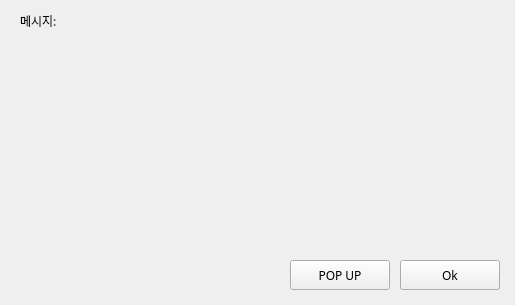
<?xml version="1.0" encoding="UTF-8"?>
<ui version="4.0">
 <class>Frm</class>
 <widget class="QWidget" name="Frm">
  <property name="geometry">
   <rect>
    <x>0</x>
    <y>0</y>
    <width>515</width>
    <height>305</height>
   </rect>
  </property>
  <property name="windowTitle">
   <string>메인앱</string>
  </property>
  <widget class="QLabel" name="lblMessage">
   <property name="geometry">
    <rect>
     <x>20</x>
     <y>10</y>
     <width>291</width>
     <height>21</height>
    </rect>
   </property>
   <property name="font">
    <font>
     <family>나눔스퀘어</family>
    </font>
   </property>
   <property name="text">
    <string>메시지:</string>
   </property>
  </widget>
  <widget class="QPushButton" name="btnOk">
   <property name="geometry">
    <rect>
     <x>400</x>
     <y>260</y>
     <width>100</width>
     <height>30</height>
    </rect>
   </property>
   <property name="sizePolicy">
    <sizepolicy hsizetype="Fixed" vsizetype="Fixed">
     <horstretch>0</horstretch>
     <verstretch>0</verstretch>
    </sizepolicy>
   </property>
   <property name="minimumSize">
    <size>
     <width>100</width>
     <height>30</height>
    </size>
   </property>
   <property name="maximumSize">
    <size>
     <width>30</width>
     <height>30</height>
    </size>
   </property>
   <property name="font">
    <font>
     <family>나눔스퀘어</family>
    </font>
   </property>
   <property name="text">
    <string>Ok</string>
   </property>
  </widget>
  <widget class="QPushButton" name="btnPOP">
   <property name="geometry">
    <rect>
     <x>290</x>
     <y>260</y>
     <width>100</width>
     <height>30</height>
    </rect>
   </property>
   <property name="sizePolicy">
    <sizepolicy hsizetype="Fixed" vsizetype="Fixed">
     <horstretch>0</horstretch>
     <verstretch>0</verstretch>
    </sizepolicy>
   </property>
   <property name="minimumSize">
    <size>
     <width>100</width>
     <height>30</height>
    </size>
   </property>
   <property name="maximumSize">
    <size>
     <width>30</width>
     <height>30</height>
    </size>
   </property>
   <property name="font">
    <font>
     <family>나눔스퀘어</family>
    </font>
   </property>
   <property name="text">
    <string>POP UP</string>
   </property>
  </widget>
 </widget>
 <resources/>
 <connections/>
</ui>
